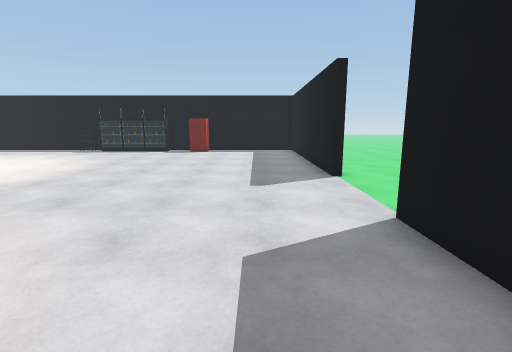
View 1 (above)

17 first-person views from a walk through a 3-D level made in the Unity game engine. The camera is 1.5 m above the floor, tilts 10° down and sees 85° across. The floor is counted in squares, 1 m on a side. Each view is taken from the middle of a square. On the plan, view 1 faces up. The plan holds only what a view shows up to about 14 squares ahead; the rest is blank. The place goes on beyond the plan. The player character is not drawn. Some animated figures are not drawn. Some surface patterns are stand-ins.

View 2
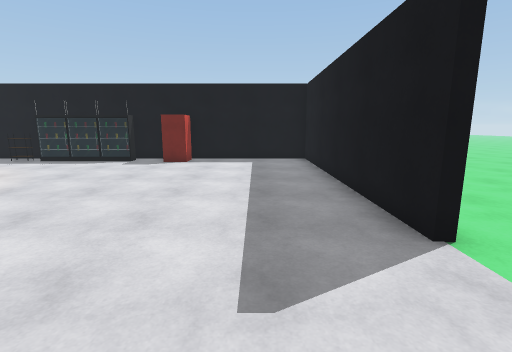

View 3
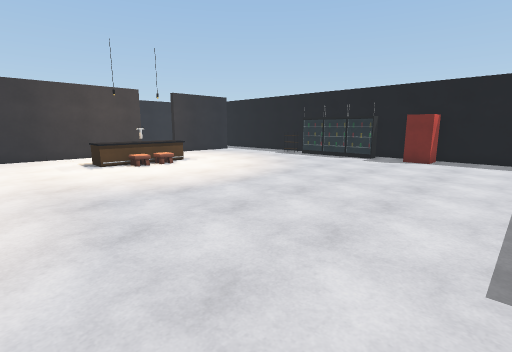

View 4
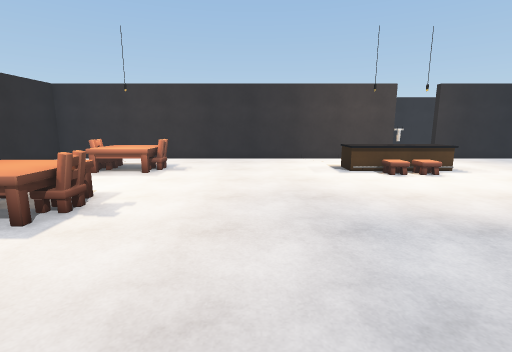

View 5
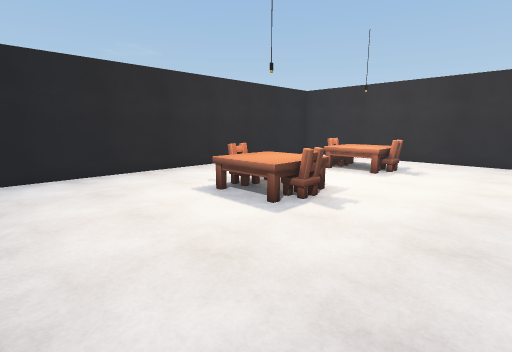

View 6
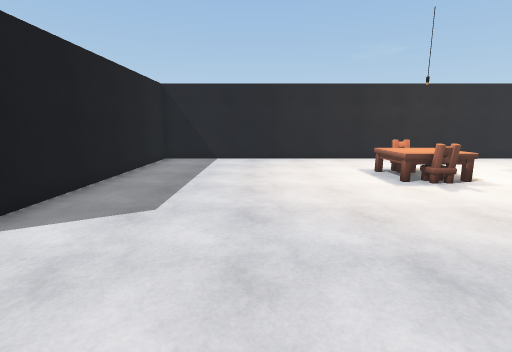

View 7
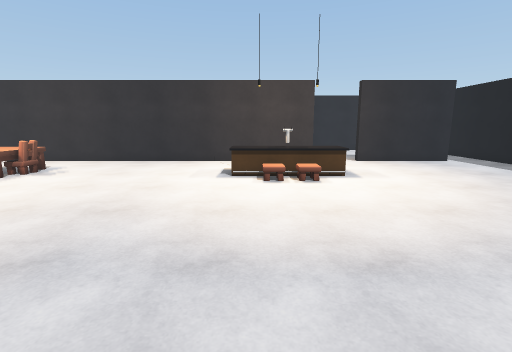

View 8
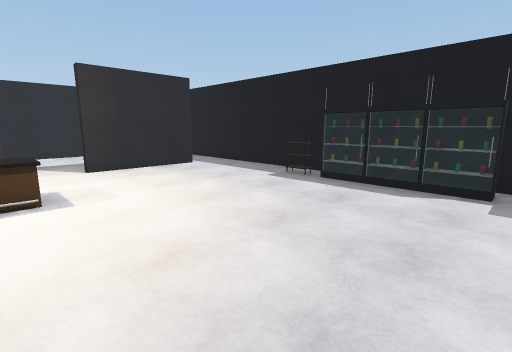

View 9
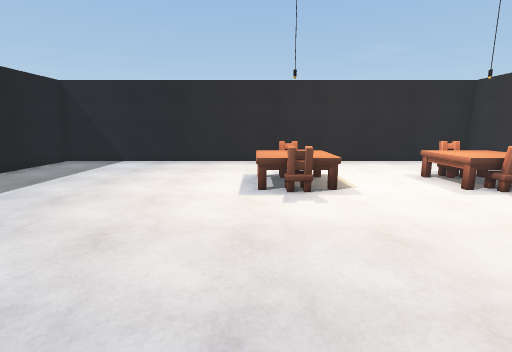

View 10
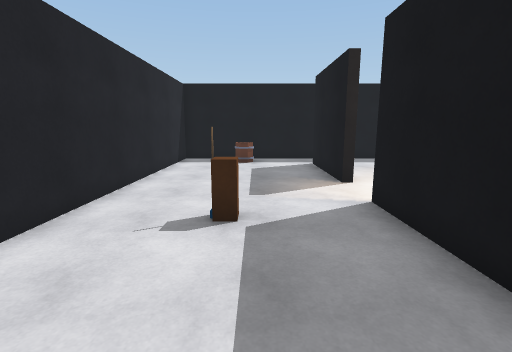

View 11
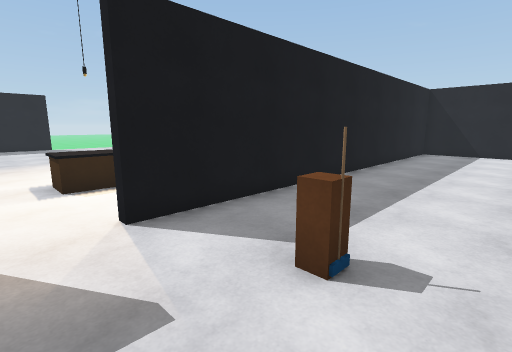

View 12
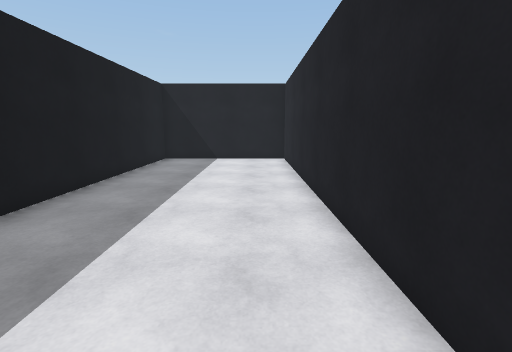

View 13
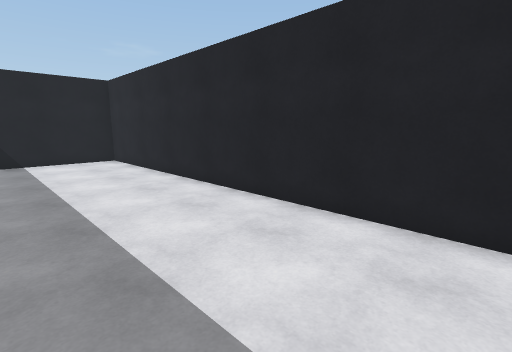

View 14
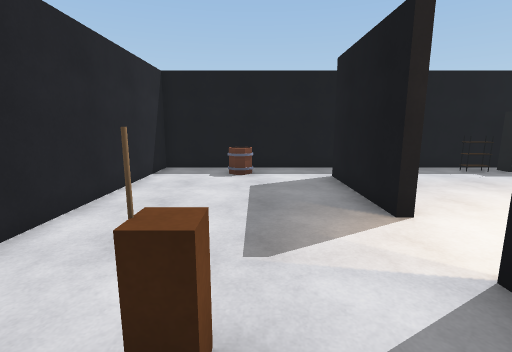

View 15
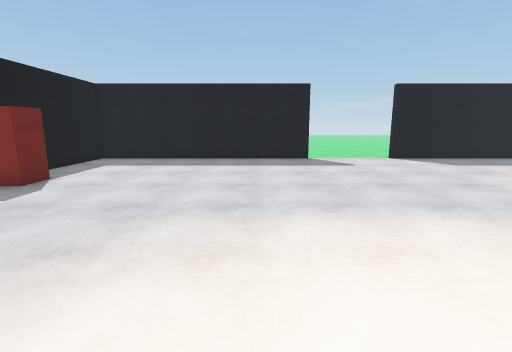

View 16
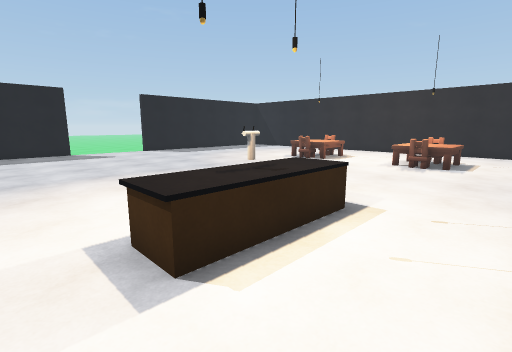

View 17
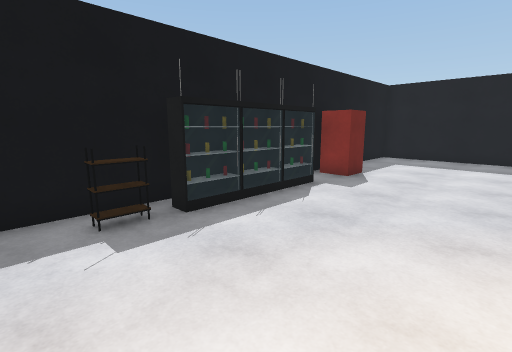

### Floor plan
Ten units are one square. View 1 is at (0, 0); x grows to the right and y downward. Boxes are objects, and circles mark ways between rooms. Rooms are numbered by the first view taken in them; rooms with no view inside come last. Other rooms are left out.
<svg viewBox="-219 -190 270 248">
<path fill="none" stroke="#000" d="M28 -85 24 -85 24 -184 -25 -184M-153 -105 -153 53 -44 53M-55 -171 -55 -177 -95 -177M-44 -184 -58 -184M-89 -184 -96 -184M-114 -184 -144 -184M-26 53 24 53 24 -45 28 -45M-153 -166 -153 -125M-153 -125 -157 -125 -157 -165M-144 -184 -214 -184 -214 53 -157 53 -157 -105 -153 -105"/>
<rect x="-135" y="-5" width="30" height="20" fill="#bbb"><title>other object</title></rect>
<rect x="-125" y="15" width="10" height="10" fill="#bbb"><title>other object</title></rect>
<rect x="-125" y="-15" width="10" height="10" fill="#bbb"><title>other object</title></rect>
<rect x="-125" y="-95" width="10" height="10" fill="#bbb"><title>other object</title></rect>
<rect x="-115" y="-185" width="20" height="20" fill="#bbb"><title>other object</title></rect>
<rect x="-95" y="-175" width="10" height="10" fill="#bbb"><title>other object</title></rect>
<rect x="-85" y="-5" width="30" height="20" fill="#bbb"><title>other object</title></rect>
<rect x="-85" y="-175" width="10" height="10" fill="#bbb"><title>other object</title></rect>
<rect x="-75" y="15" width="10" height="10" fill="#bbb"><title>other object</title></rect>
<rect x="-75" y="-15" width="10" height="10" fill="#bbb"><title>other object</title></rect>
<rect x="-75" y="-175" width="10" height="10" fill="#bbb"><title>other object</title></rect>
<rect x="-65" y="-175" width="10" height="10" fill="#bbb"><title>other object</title></rect>
<rect x="-45" y="-185" width="20" height="20" fill="#bbb"><title>other object</title></rect>
<rect x="-195" y="-105" width="10" height="20" fill="#bbb"><title>other object</title></rect>
<rect x="-195" y="-175" width="20" height="10" fill="#bbb"><title>other object</title></rect>
<rect x="-185" y="-95" width="10" height="10" fill="#bbb"><title>other object</title></rect>
<circle cx="-155" cy="-115" r="3" fill="#2a7"/>
<circle cx="-155" cy="-170" r="3" fill="#2a7"/>
<text x="-60" y="-70">1</text>
<text x="-180" y="-70">2</text>
</svg>
Room 1 opens to room 2.

Where each view was taken, in squares from view 1:
view 1: 0 up, 0 right, facing up
view 2: 5 up, 0 right, facing up
view 3: 4 up, 0 right, facing up-left
view 4: 4 up, 2 left, facing left
view 5: 4 up, 2 left, facing down-left
view 6: 8 up, 2 left, facing down
view 7: 8 up, 3 left, facing left
view 8: 10 up, 5 left, facing up-left
view 9: 7 up, 6 left, facing down
view 10: 5 up, 18 left, facing up
view 11: 12 up, 20 left, facing down-right
view 12: 8 up, 20 left, facing down
view 13: 8 up, 17 left, facing down-left
view 14: 8 up, 18 left, facing up
view 15: 11 up, 11 left, facing right
view 16: 12 up, 15 left, facing down-right
view 17: 13 up, 12 left, facing up-right
